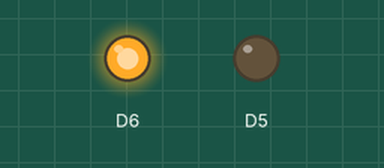
Simulated run of this sketch. Board: ESP8266 (NodeMCU). On the bench: output pins drawn as LEDs (lit = HIGH).

Above: at 1.0 s.
At 3.0 s:
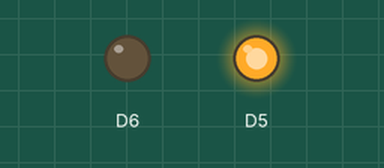
Timing chart, 0 to 5.2 s (numbered marks = the images above):
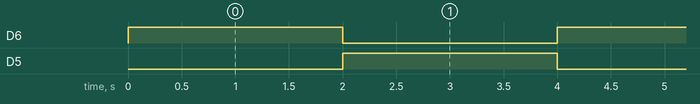

Measured:
- by itself, D6, D5: alternates HIGH for 2.0 s and LOW for 2.0 s

The sketch:

BlinkBlink.ino
```cpp
void setup() {
  pinMode(D5, OUTPUT);
  pinMode(D6, OUTPUT);
}

void loop() {
  digitalWrite(D5, LOW);
  digitalWrite(D6, HIGH);
  delay(2000);
  digitalWrite(D5, HIGH);
  digitalWrite(D6, LOW);
  delay(2000);
}
```
